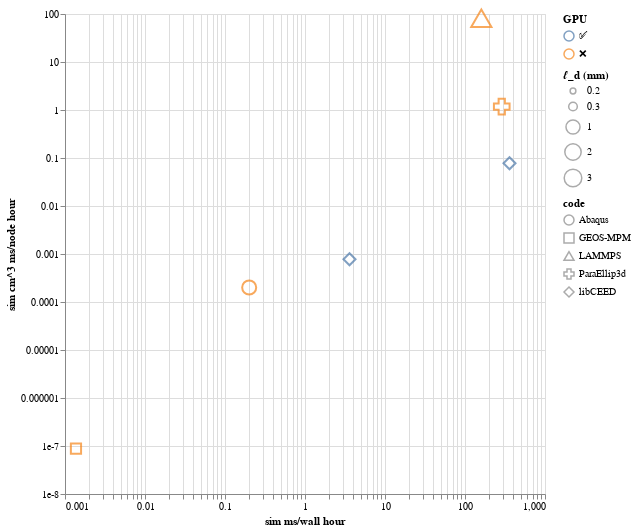

The notebook cell saved with this chart:
### Markdown cell above
# Grain resolving capability

### Code cell
alt.Chart(model).mark_point(size=300).encode(
    alt.X("sim ms/wall hour", scale=alt.Scale(type="log")),
    alt.Y("sim cm^3 ms/node hour", scale=alt.Scale(type="log")),
    alt.Shape("code"),
    alt.Size("ℓ_d (mm)", scale=alt.Scale(type="log", domain=(.15,5))),
    alt.Tooltip(["time", "code", "ℓ_d (mm)", "Δt (μs)"]),
    alt.Color("GPU"),
).properties(width=480, height=480)

### Figure 1 — Vega-Lite specification as saved in the notebook (floating-point values rounded to 4 significant figures)
{"config": {"view": {"continuousWidth": 400, "continuousHeight": 300}}, "data": {"name": "data-bb466730b6322d774bcf0cec385b121d"}, "mark": {"type": "point", "size": 300}, "encoding": {"color": {"type": "nominal", "field": "GPU"}, "shape": {"type": "nominal", "field": "code"}, "size": {"type": "quantitative", "field": "ℓ_d (mm)", "scale": {"domain": [0.15, 5], "type": "log"}}, "tooltip": [{"type": "nominal", "field": "time"}, {"type": "nominal", "field": "code"}, {"type": "quantitative", "field": "ℓ_d (mm)"}, {"type": "quantitative", "field": "Δt (μs)"}], "x": {"type": "quantitative", "field": "sim ms/wall hour", "scale": {"type": "log"}}, "y": {"type": "quantitative", "field": "sim cm^3 ms/node hour", "scale": {"type": "log"}}}, "height": 480, "width": 480, "$schema": "https://vega.github.io/schema/vega-lite/v4.8.1.json", "datasets": {"data-bb466730b6322d774bcf0cec385b121d": [{"code": "libCEED", "model": "hyperelastic FE", "GPU": "✅", "parallel": "✅", "materials": "🛠️", "time": "implicit", "ℓ_d (mm)": 0.6, "Δt (μs)": 100.0, "wall ms/step": 1000, "sim ms/wall hour": 360.0, "sim cm^3 ms/node hour": 0.07776}, {"code": "libCEED", "model": "hyperelastic FE", "GPU": "✅", "parallel": "✅", "materials": "🛠️", "time": "explicit", "ℓ_d (mm)": 0.6, "Δt (μs)": 0.001, "wall ms/step": 1, "sim ms/wall hour": 3.6, "sim cm^3 ms/node hour": 0.0007776}, {"code": "GEOS-MPM", "model": "MPM fracture", "GPU": "❌", "parallel": "✅", "materials": "✅", "time": "explicit", "ℓ_d (mm)": 0.4, "Δt (μs)": 0.00032, "wall ms/step": 840, "sim ms/wall hour": 0.001371, "sim cm^3 ms/node hour": 8.777e-08}, {"code": "LAMMPS", "model": "spherical DEM", "GPU": "❌", "parallel": "✅", "materials": "✅", "time": "explicit", "ℓ_d (mm)": 8.0, "Δt (μs)": 1.6, "wall ms/step": 36, "sim ms/wall hour": 160.0, "sim cm^3 ms/node hour": 81.92}, {"code": "ParaEllip3d", "model": "DEM", "GPU": "❌", "parallel": "✅", "materials": "✅", "time": "explicit", "ℓ_d (mm)": 1.6, "Δt (μs)": 1.6, "wall ms/step": 20, "sim ms/wall hour": 288.0, "sim cm^3 ms/node hour": 1.18}, {"code": "Abaqus", "model": "elastic FE", "GPU": "❌", "parallel": "🤷", "materials": "✅", "time": "explicit", "ℓ_d (mm)": 1.0, "Δt (μs)": 0.00156, "wall ms/step": 28, "sim ms/wall hour": 0.2006, "sim cm^3 ms/node hour": 0.0002006}]}}
